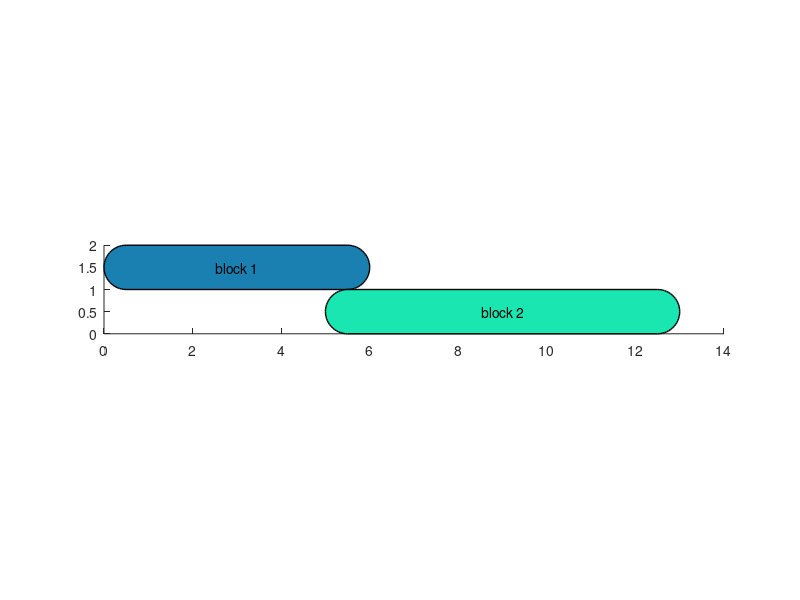

This figure's MATLAB source:
% Draw some rectangles

%position in terms of [startX, startY, lengthX, lengthY)

figure(1)
rectangle('Position',[0,1,6,1],'Curvature',1,'LineWidth',1,'LineStyle','-',...
    'FaceColor',[0.1,0.5,0.7])
text(0+6/2,1+1/2,'block 1','HorizontalAlignment','center');
rectangle('Position',[5,0,5+3,1],'Curvature',1,'LineWidth',1,'LineStyle','-',...
    'FaceColor',[0.1,0.9,0.7])
text(5+8/2,0+1/2,'block 2','HorizontalAlignment','center');
daspect([1,1,1])

% rectangle('Position',[times{4}{1}(1),length(ind)-1,times{4}{2}(1)-times{4}{1}(1),1],'Curvature',1,'LineWidth',1,'LineStyle','-',...
%         'FaceColor',[0.1,0.5,0.7])
% rectangle('Position',[times{4}{1}(2),length(ind)-1,times{4}{2}(2)-times{4}{1}(2),1],'Curvature',1,'LineWidth',1,'LineStyle','-',...
%         'FaceColor',[0.1,0.5,0.7])

% for i = 4
%     for j = 1:length(times{i}{1})
%        rectangle('Position',[times{i}{1}(j),1,times{i}{2}(j)-times{i}{1}(j),1],'Curvature',1,'LineWidth',1,'LineStyle','-',...
%        'FaceColor',[0.1,0.5,0.7])
%         text((times{i}{2}(j)-times{4}{1}(j))/2+times{4}{1}(j),1+1/2,['block ' num2str(j)],'HorizontalAlignment','center');
%     end
% end
